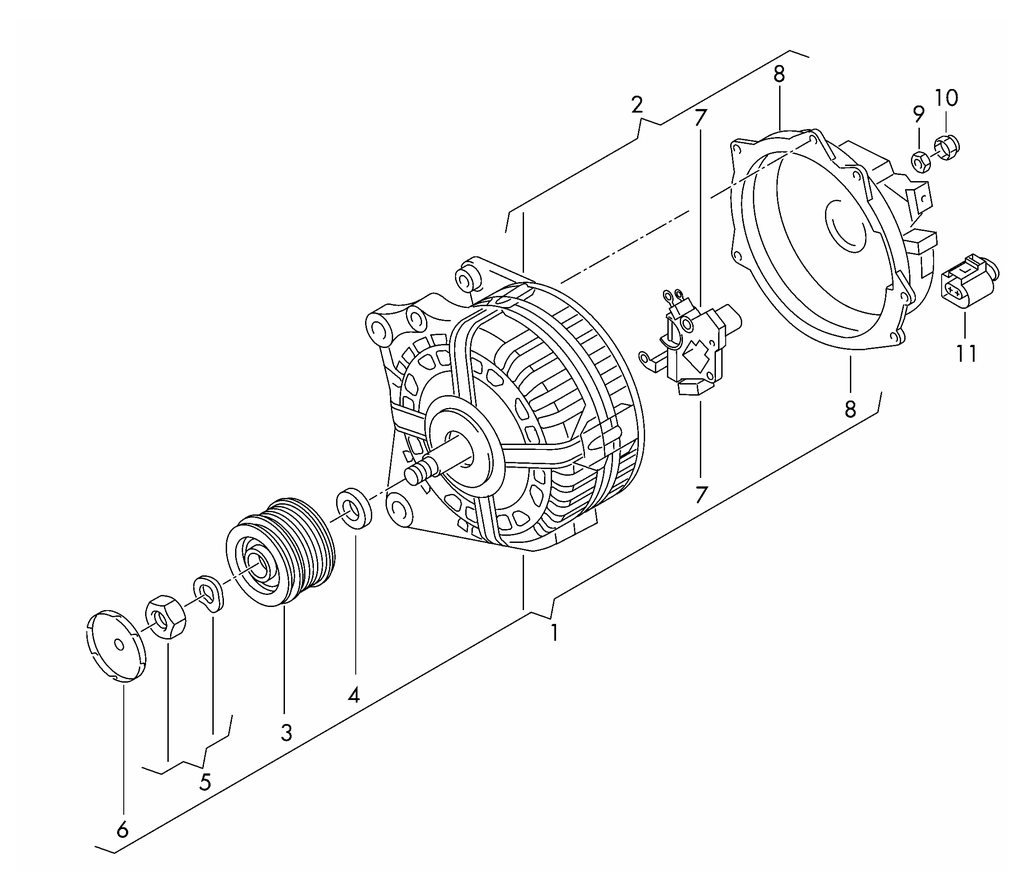
#> input picture res/555.png, 1024 x 890 px
$ python r.py   (Python 2 division)
#> lines starting #> are read from the running program, lines starting #| are printed output that depends on the picture
import numpy as np
import cv2

source = cv2.imread('../res/555.png')
#> source is the input picture: shape (890, 1024, 3); mean B, G, R 247.7, 246.8, 246.8
object = cv2.imread('../res/search.png')
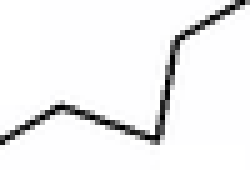
#> input picture res/search.png, 50 x 34 px (shown 5 times larger)
#> object is the input picture: shape (34, 50, 3); mean B, G, R 240.8, 240.1, 240.1
result = cv2.matchTemplate(source, object, cv2.TM_CCOEFF_NORMED)
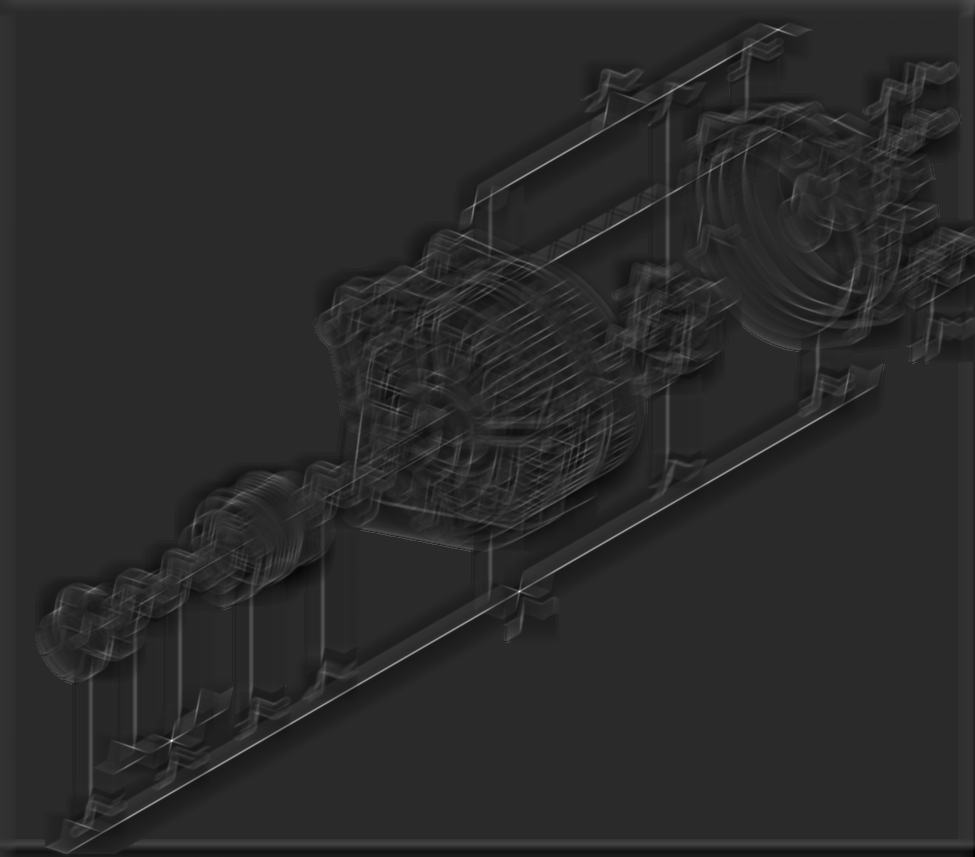
#> result: shape (857, 975) float32; min -0.181, max 0.899, mean 8.28e-05; drawn with min black and max white
result_ = cv2.matchTemplate(source, object, 1)
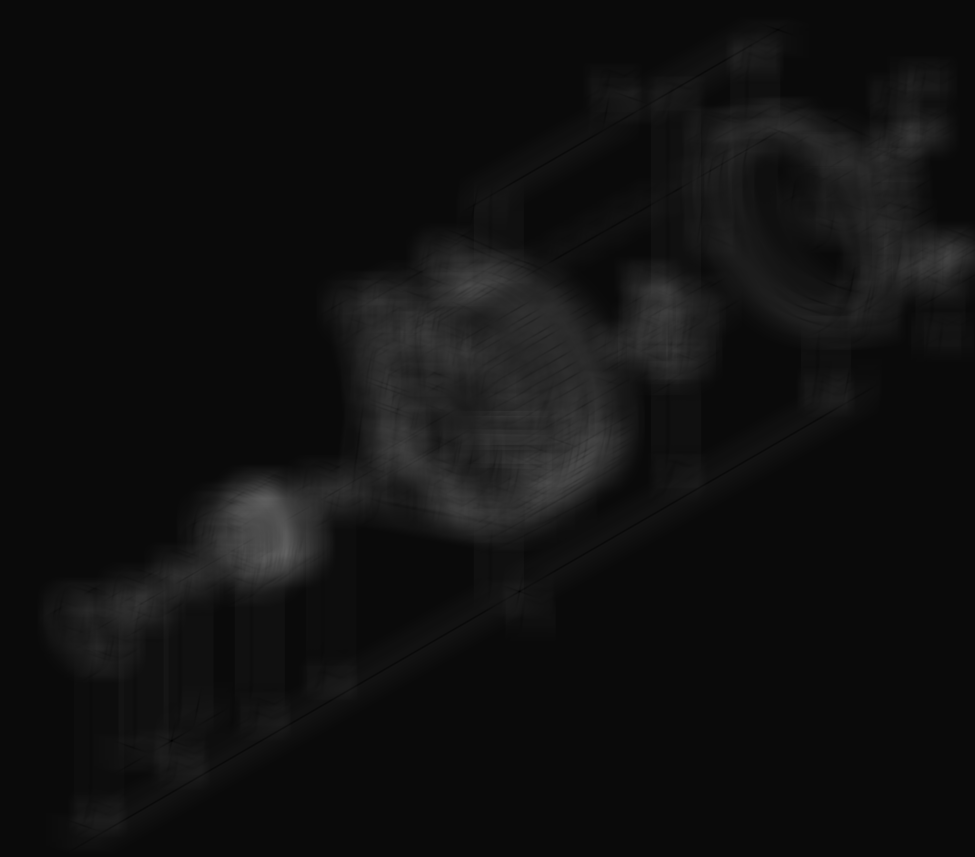
#> result_: shape (857, 975) float32; min 0.00843, max 0.384, mean 0.0667
(y, x) = np.unravel_index(result.argmax(), result.shape)
#> y = 740; x = 171
(y1, x1) = np.unravel_index(result_.argmax(), result_.shape)
#> y1 = 553; x1 = 285
print x, y
#| 171 740
print x1, y1
#| 285 553
